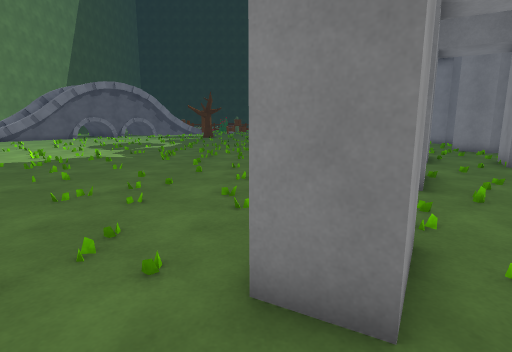
view 1 (above)

24 first-person views from a walk through a Unity game level. The camera is 1.3 m above the floor, tilts 10° down and sees 80° across. The floor is counted in squares, 0.8 m on a side. Each view is taken from the middle of a square. On the plan, view 1 faces up. The plan holds only what a view shows up to about 15 squares ahead; the rest is blank. The place goes on beyond the plan. The player is left out. Surface patterns are stand-ins for the level's own textures.

view 2
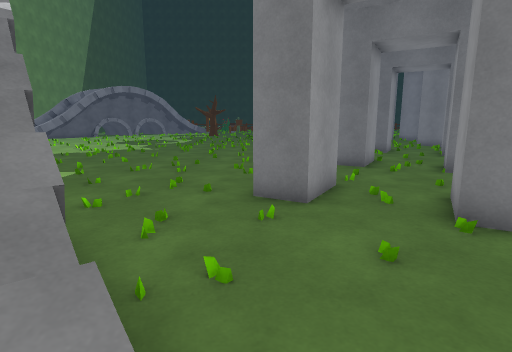

view 3
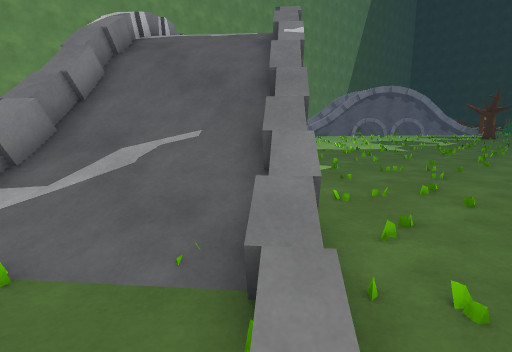

view 4
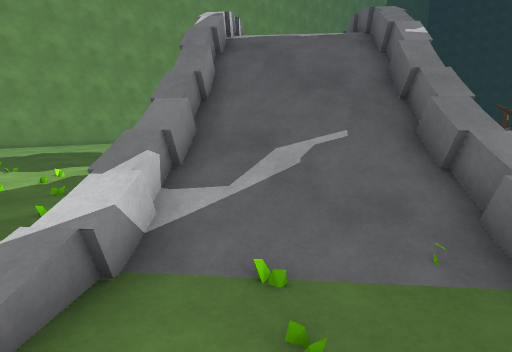

view 5
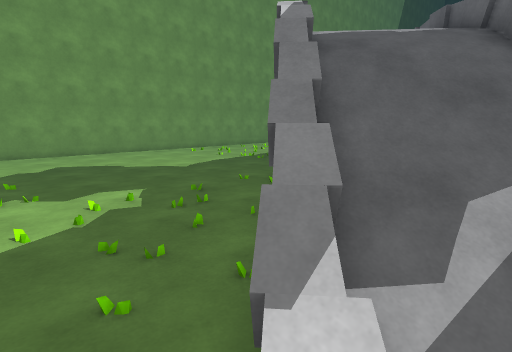

view 6
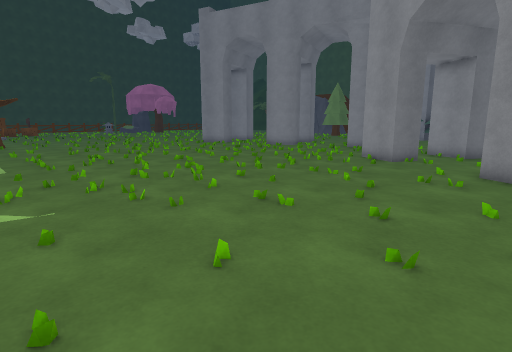

view 7
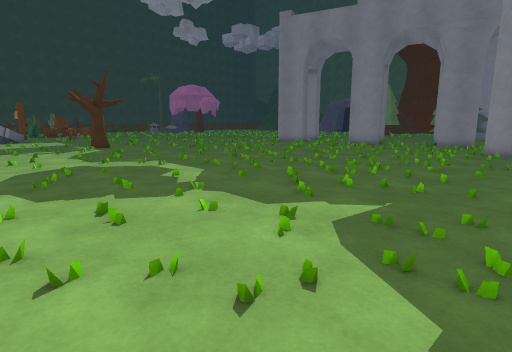

view 8
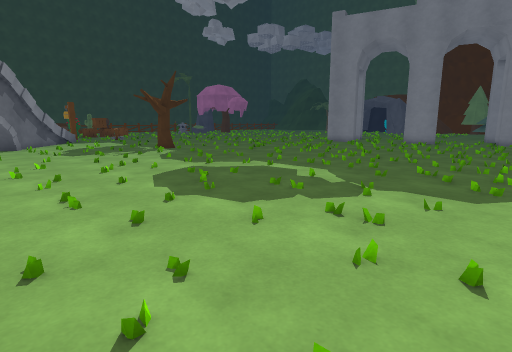

view 9
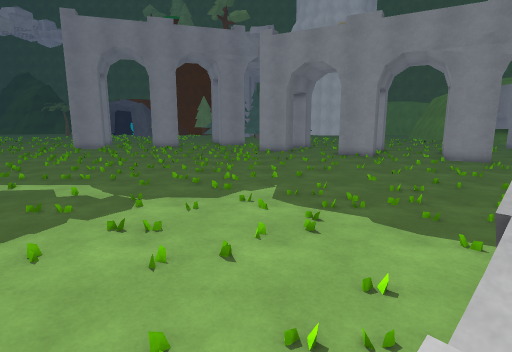

view 10
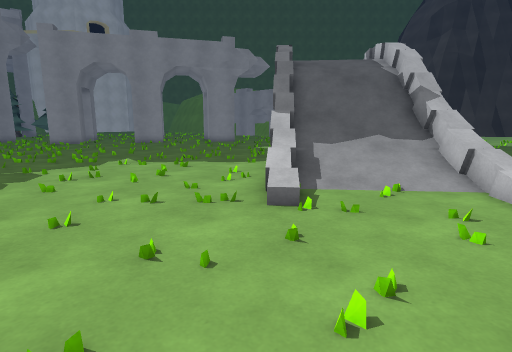

view 11
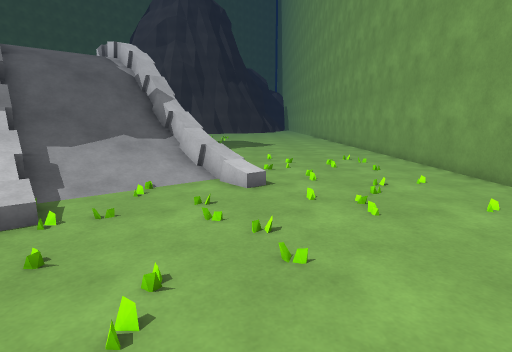

view 12
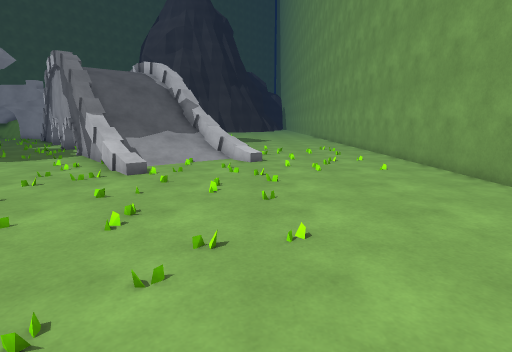

view 13
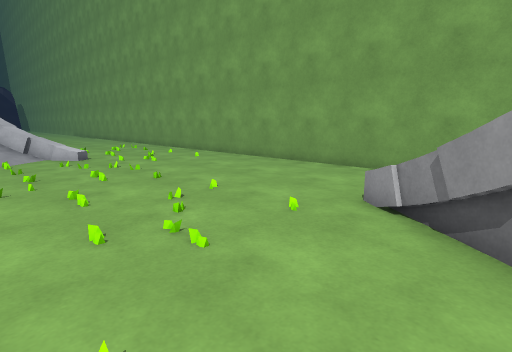

view 14
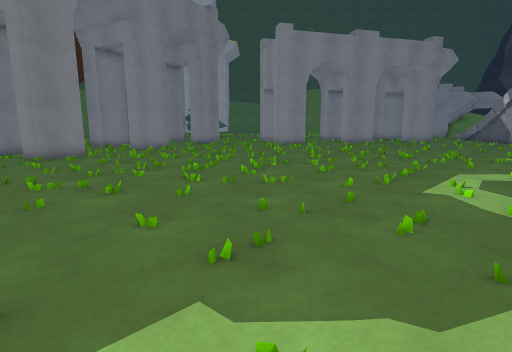

view 15
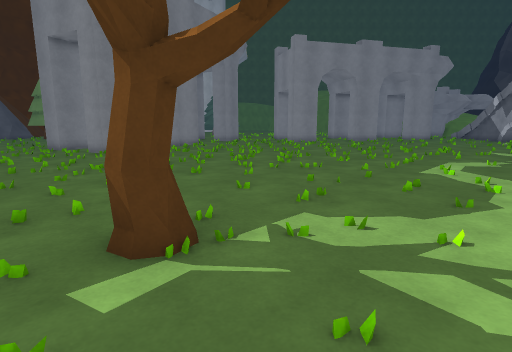

view 16
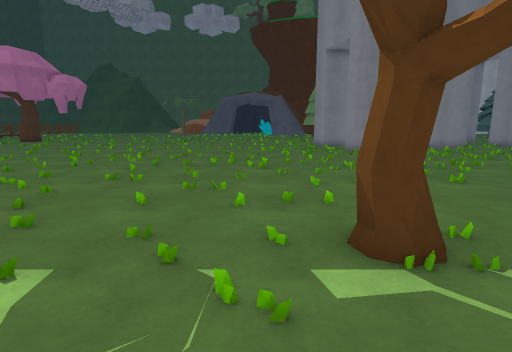

view 17
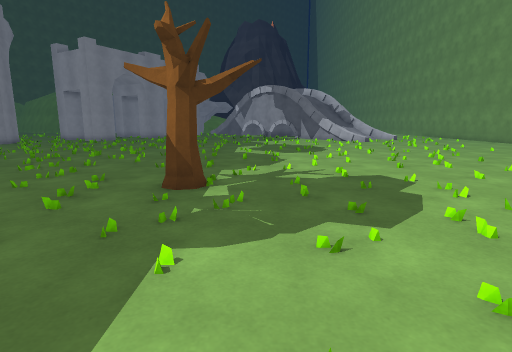

view 18
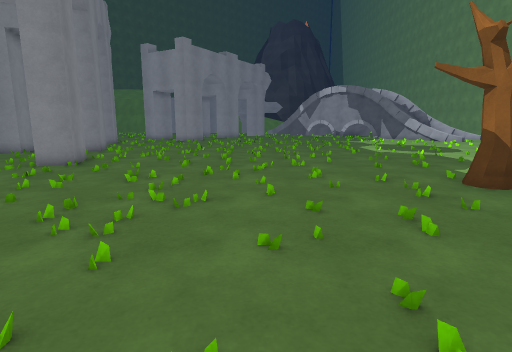

view 19
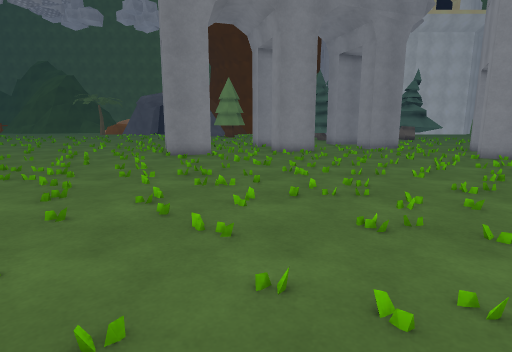

view 20
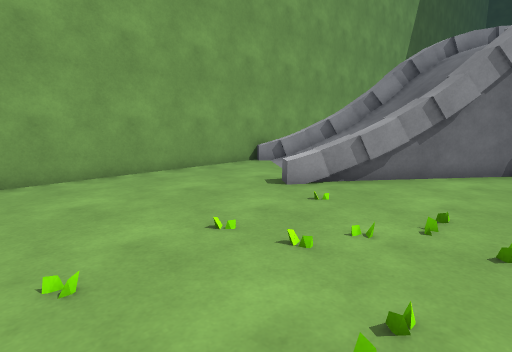

view 21
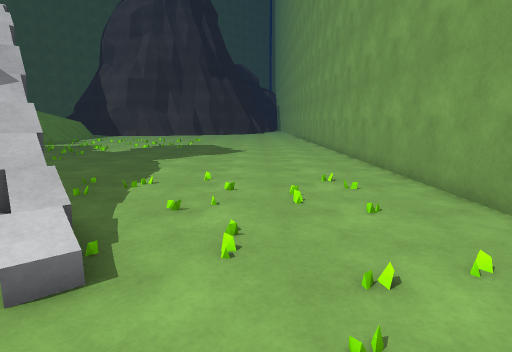

view 22
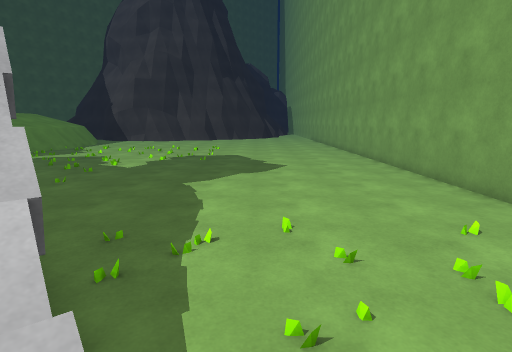

view 23
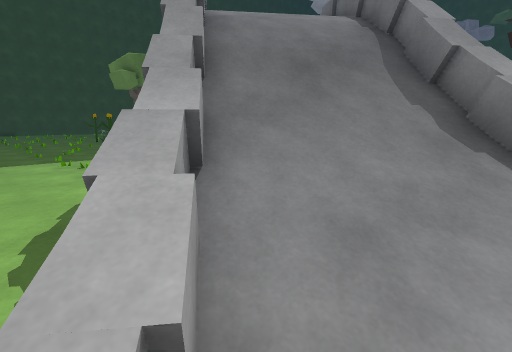

view 24
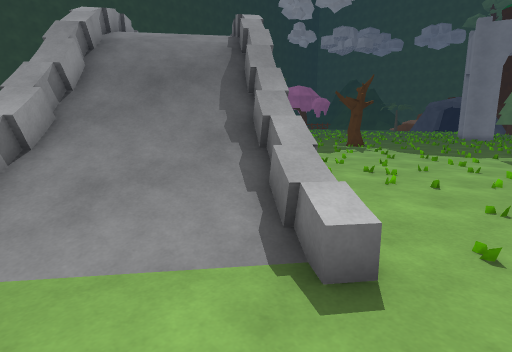

### Floor plan
Key: @ floor where view 1 was taken; # wall or solid block; x gap in a wall; . main floor; : floor 3.75 m higher than the main floor; / step, stairs or slope; = window, fence, low wall or low ledge; ^ raised ledge; T tree; O other object.
Columns run from 27 left of view 1 to 8 right of it. Each row starts with its distance up from view 1.
 43    ^^^^                    .......
 42   ^^^^                    ........
 41   ^^^^              .    ........
 40   ^^^^                 ...........
 39   ^^^             ................
 38   ^^^            .................
 37   ^^^           ..................
 36   ^^   ^       .....................
 35   ^^   ^       .....................
 34  ^^^ ^^//     .....................
 33  ^^^^^////   ........TT.............
 32  ^^^^/////  ........................
 31  ^^^^/////  ........................
 30 #^^^/////  .........................
 29 #^^//////..........................O
 28 ##/////#..................../......#
 27 #..///=#.....................///....
 26 #...//=#............................
 25 #....=..............................
 24 #...................................
 23 #...................................
 22 #.........................=.........
 21 #...................................
 20 #...................................
 19 #...................................
 18 #.........................=.........
 17 #...................................
 16 #.........../........O..............
 15 #.........///.......................
 14 #...........=.....................##
 13 #.........///=...................##.
 12 #......//.////=.....................
 11 #.......=/////=#....................
 10 #......./=/////==...................
  9 #........#=/////=//............##...
  8 #......../#=/////= /........  O#...
  7 #.......... =/////  ........  ... #
  6 #...........==//     .......  ...O
  5 #............=/    =#O...... .....
  4 #.............=    :=#......O#...
  3 #............./=  ///=/....##....
  2 #.............. =//////........#
  1 #...............#=/////#.......#O
  0 #................==////=#..@....
 -1 #.................=/////==.....
 -2 #..................=/////=....
 -3 #..................x=///...
 -4    .................x=//.. .
 -5       ...............==..
 -6                ......./. .

Positions as (right, up) in squares from view 1, and headings:
1: (0, 0), facing up
2: (0, -4), facing up
3: (0, -4), facing up-left
4: (-2, -6), facing up-left
5: (-5, -6), facing up-left
6: (-7, 8), facing up-right
7: (-12, 12), facing up-right
8: (-15, 15), facing up-right
9: (-16, 15), facing right
10: (-20, 20), facing down-right
11: (-20, 20), facing down
12: (-20, 25), facing down
13: (-16, 27), facing down-left
14: (-8, 32), facing down-right
15: (-9, 35), facing down-right
16: (-9, 35), facing right
17: (-7, 41), facing down
18: (1, 41), facing down
19: (-7, 25), facing right
20: (-17, 18), facing up-left
21: (-22, 15), facing down
22: (-20, 12), facing down
23: (-26, 27), facing up-right
24: (-25, 23), facing up-right
